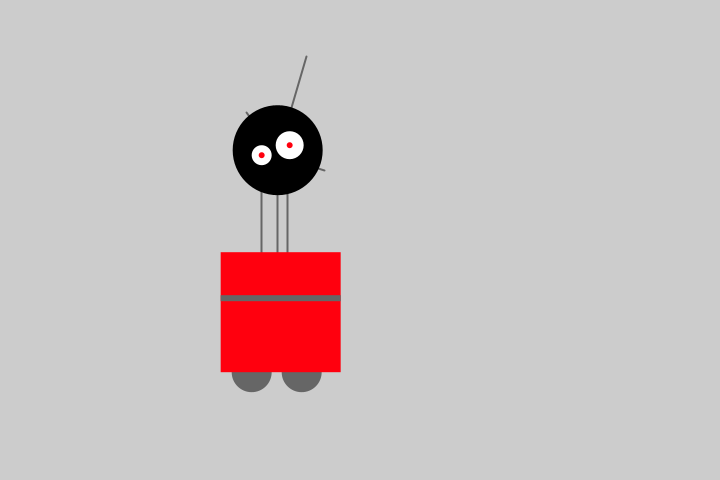
Frame 1 (no input)
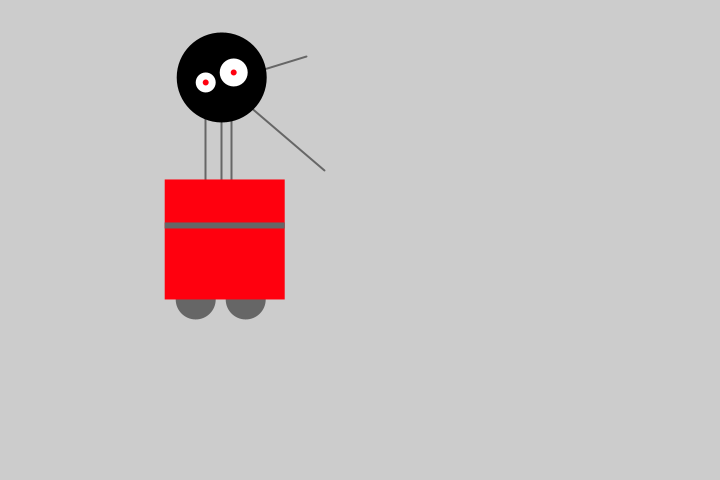
Frame 60 (the mouse pressed at the canvas centre just before this capture)
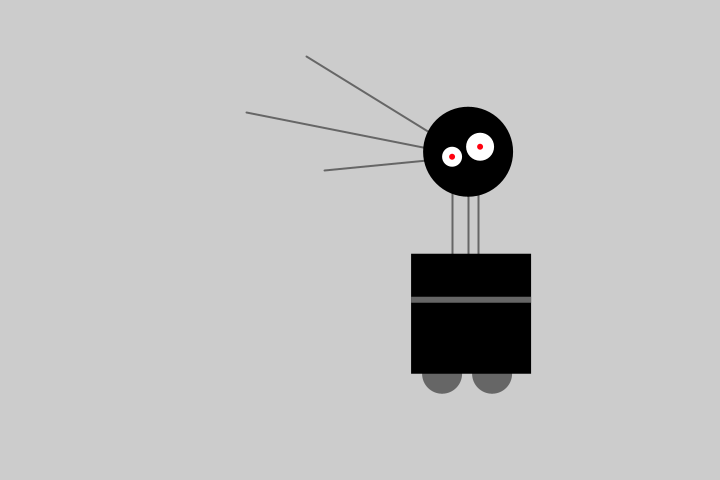
Frame 120 (the mouse held since frame 60 and released just before this capture)

The Processing sketch that drew these frames (run headless with seeded random() and noise(); from frame 60 on, the mouse is pressed at the canvas centre):

// Processing sketch: processing_56246
// ── processing_56246.pde


float x = 60;
float y = 150;
int bodyHeight = 120;
int neckHeight = 95;
int headRadius = 45;

float easing = 0.02;

void setup () {
  size(720, 480);
  smooth();
  strokeWeight(2);
  background(204);
  ellipseMode(RADIUS);
}

void draw() {
  
  // Change postion by a bit
x += random(-10, 10);
y += random(-10, 10);
frameRate(25);
  
  int targetX = mouseX;
  x += (targetX - x) * easing;
  
   
    
  
  
 background(204);
  

// Neck
stroke(102); // grey stroke
line(x+200, y+150, x+200, y+10); //left
line(x+216, y+150, x+216, y+10); // middle
line(x+226, y+150, x+226, y+10); // right  

// Antennae
line(x+216, y+10, 246, 112); // small
line(x+216, y+10, 306, 56); // tall
line(x+216, y+10, 324, 170); // medium

// Body


noStroke(); // no stroke
fill(102); // grey fill
ellipse(x+190, y+227, 20, 20); // orb
ellipse(x+240, y+227, 20, 20); // orb

if (mousePressed){
    fill(0); // black fil
    rect(x+159, y+107, bodyHeight, bodyHeight); // main body
  } else {
    fill  (255, 0, 14); // red fill
    rect(x+159, y+107, bodyHeight, bodyHeight); // main body

}
    
fill(102); // grey fill
rect(x+159, y+150, 120, 6); // grey stripe

// Head
fill(0); // black fill
ellipse(x+216, y+5, 45, 45); // head
fill(255); // white fill
ellipse(x+228, y, 14, 14); // large eye
fill(255, 0, 14); // black fill
ellipse(x+228, y, 3, 3); // Pupil
fill(255); // white fill
ellipse(x+200, y+10, 10, 10); // large eye
fill(255, 0, 14); // black fill
ellipse(x+200, y+10, 3, 3); // Pupil

}
